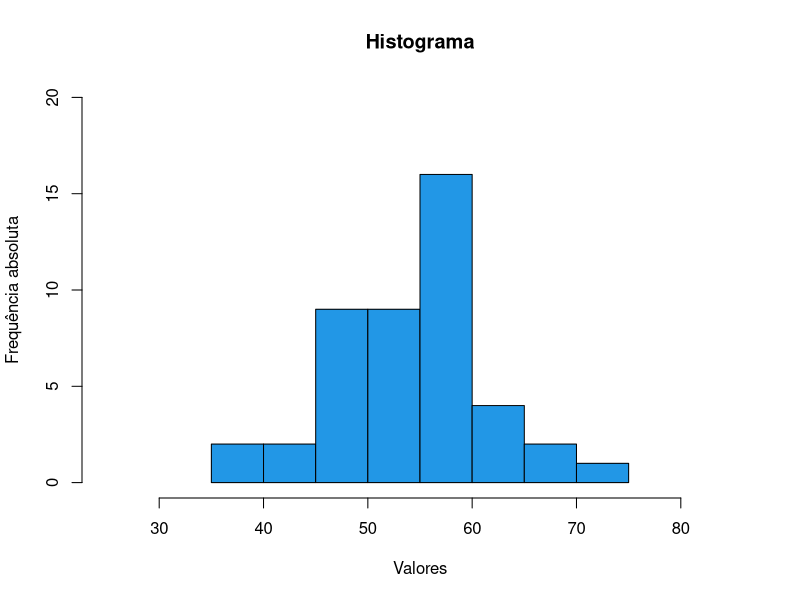
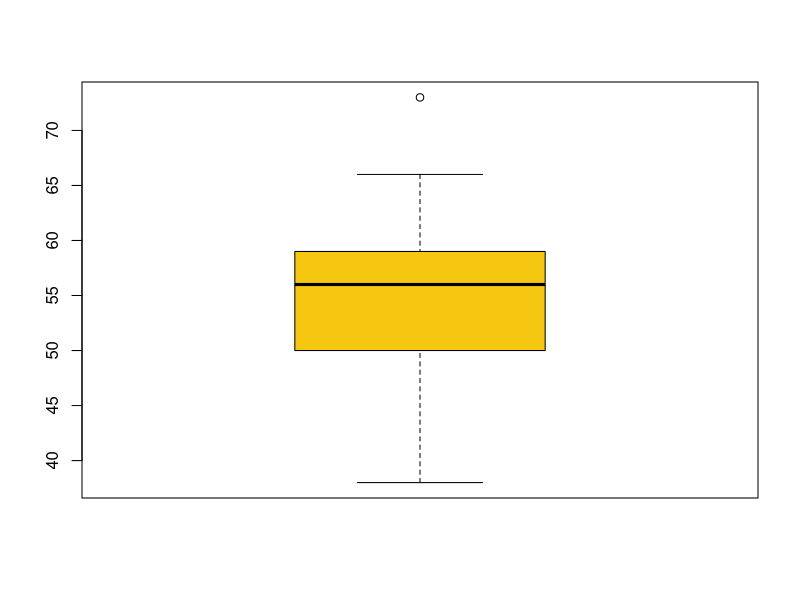

Write the R code that produced these figures, in order.


lista <- c(48, 58, 56, 63, 52, 50, 59, 51, 59, 38, 57, 56, 73, 61, 41, 55, 49, 61, 49, 49, 52, 55, 60, 52, 54,  
           57, 47, 66, 60, 53, 59, 50, 45, 57, 64, 56, 57, 60, 47, 58, 53, 58, 66, 47, 40)
#Questão 01
hist(lista, main="Histograma", ylab= "Frequência absoluta", 
     xlab = "Valores",col = 12, ylim = c(0,20), xlim = c(25, 85))

length(lista)
#Questão 02
media<- mean(lista) 
media

############################
moderesult <-function(y){
   y_unico <- unique(y)
   y_unico[which.max(tabulate(match(y, y_unico)))]
}

moda<- moderesult(lista)
moda
############################
mediana <- median(lista)
mediana
############################
# Terceiro quartil corresponde a 75% de toda a amostra ordenada 
third <- quantile(lista, c(0.75)) 
third
###########################
#### Encontrando os percentis #########
per1 <- quantile(lista, 0.08)
per2<-quantile(lista, 0.50)
per3 <- quantile(lista, 0.80)
per1
per2
per3

boxplot(lista, col = 7) #existe uma maior concentração de dados no 3 quartil 

summary(lista)

